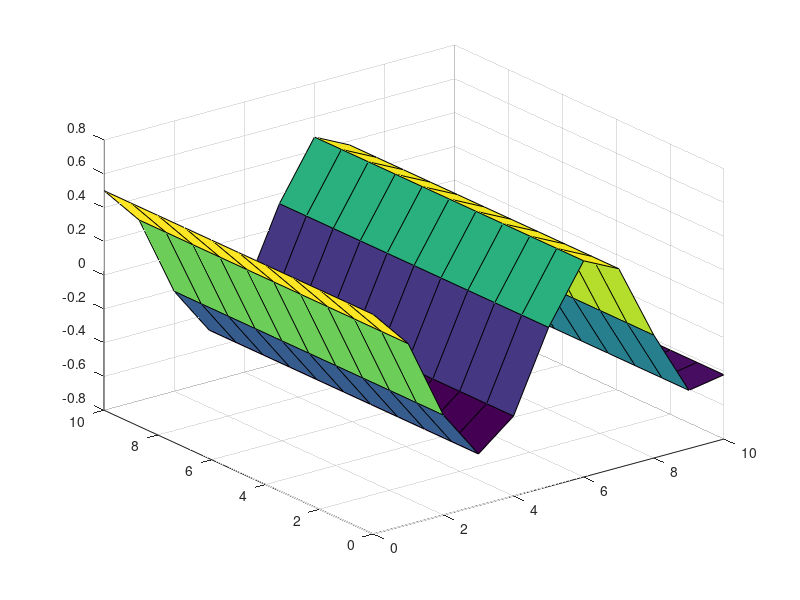

MATLAB code for this plot:
rng default % for reproducibility
tdata = 0:1:10;
xdata = 0:1:10;
[X,T] = meshgrid(xdata,tdata)
ydata = 0.5*cos(X); %*cos(b*T));% + randn(size(tdata,2),size(xdata,2));
figure;
surf(X,T,ydata);




fun = @(x)norm(ydata - x(1)*cos(X) );
x0 = [-1.2,1];
x = fminsearch(fun,x0)
qq = 0;